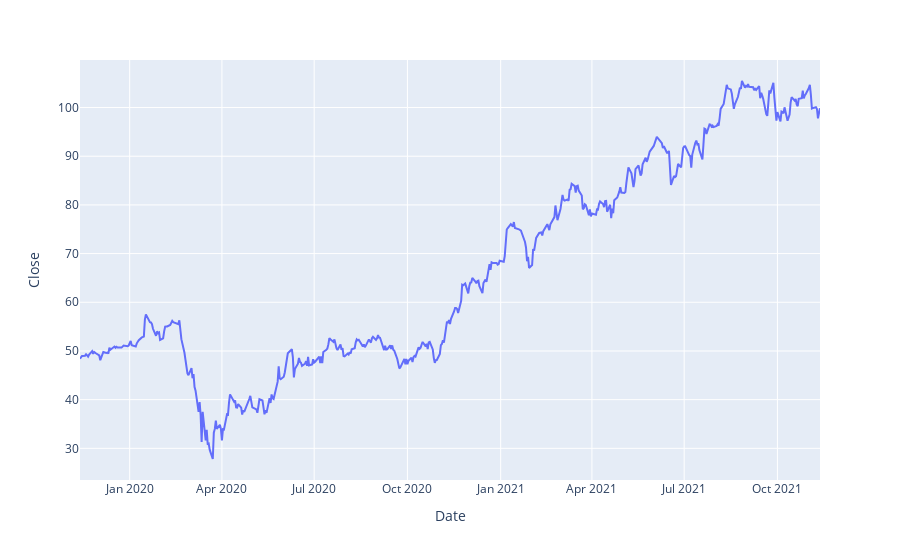

Notebook code for this chart:
### Code cell
fig = make_subplots(rows=1, cols=2)

fig  =  px.line(df, x="Date", y="Close")



  
# #         fig.add_trace(go.Scatter(x=support['Date'], y=support['Close'], mode='markers', name='support' , ))
# fig.add_trace(go.Scatter(x=df['Date'], y=df['Close'], mode='markers', name='support_new' , ))


# #         fig.add_trace(go.Scatter(x=resistance['Date'], y=resistance['Close'], mode='markers', name='resistance'))
# fig.add_trace(go.Scatter(x=df['Date'], y=df['Close'], mode='markers', name='resistance_new'))

fig.show()

### Figure 1 — Plotly figure (JSON) as saved in the notebook; plotly's stock layout.template omitted (floating-point values rounded to 4 significant figures; data arrays with more than 128 entries replaced by an {"elided": "..."} marker saying what was removed)
{"data": [{"hovertemplate": "Date=%{x}<br>Close=%{y}<extra></extra>", "legendgroup": "", "line": {"color": "#636efa", "dash": "solid"}, "marker": {"symbol": "circle"}, "mode": "lines", "name": "", "orientation": "v", "showlegend": false, "type": "scatter", "x": {"elided": "505 str values"}, "xaxis": "x", "y": {"elided": "505 float values"}, "yaxis": "y"}], "layout": {"legend": {"tracegroupgap": 0}, "margin": {"t": 60}, "xaxis": {"anchor": "y", "domain": [0, 1], "title": {"text": "Date"}}, "yaxis": {"anchor": "x", "domain": [0, 1], "title": {"text": "Close"}}}}
